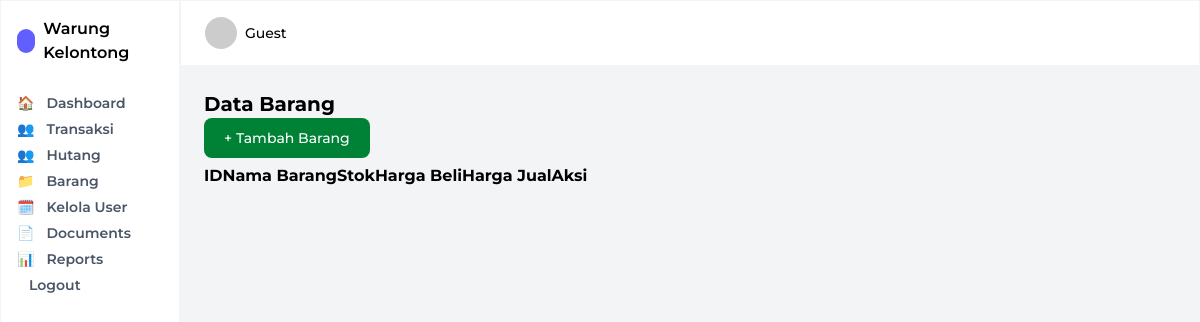
/Views/barang.php (signed in), run on an earlier commit of the app's database.
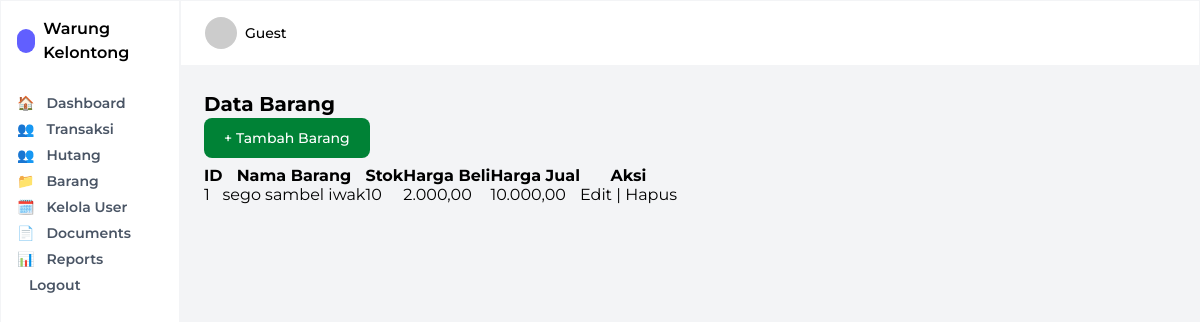
And on a later commit of the database.
### tables this page shows
CREATE TABLE `barang` (
  `id_barang` int NOT NULL,
  `nama_barang` varchar(100) NOT NULL,
  `stok` int NOT NULL,
  `harga_beli` decimal(12,2) NOT NULL,
  `harga_jual` decimal(12,2) NOT NULL
);

### Views/barang.php (the view, shortened to what this page needs)
<?php
require '../Config/koneksi.php';
$query = mysqli_query($conn, "SELECT * FROM barang ORDER BY id_barang DESC");
include '../Layout/sidebar.php';
?>
<!DOCTYPE html>
<html>
<head>
    <script src="https://cdn.jsdelivr.net/npm/@tailwindcss/browser@4"></script>
</head>
<body class="bg-gray-100 h-screen flex">
    <div class="flex flex-col flex-1">
        <?php include '../Layout/header.php' ?>
        <main class="p-6 flex-1">
            <h1 class="font-bold text-xl">Data Barang</h1>
            <button href="tambahBarang.php" type="button" class="focus:outline-none text-white bg-green-700 hover:bg-green-800 focus:ring-4 focus:ring-green-300 font-medium rounded-lg text-sm px-5 py-2.5 me-2 mb-2 dark:bg-green-600 dark:hover:bg-green-700">
                <a href="tambahBarang.php">+ Tambah Barang</a></button>
            <table class="border-collapse table-auto">
                <tr>
                    <th>ID</th>
                    <th>Nama Barang</th>
                    <th>Stok</th>
                    <th>Harga Beli</th>
                    <th>Harga Jual</th>
                    <th>Aksi</th>
                </tr>
                <?php while ($row = mysqli_fetch_assoc($query)) : ?>
                    <tr>
                        <td><?= $row['id_barang'] ?></td>
                        <td><?= htmlspecialchars($row['nama_barang']) ?></td>
                        <td><?= $row['stok'] ?></td>
                        <td><?= number_format($row['harga_beli'], 2, ',', '.') ?></td>
                        <td><?= number_format($row['harga_jual'], 2, ',', '.') ?></td>
                        <td>
                            <a href="editBarang.php?id=<?= $row['id_barang'] ?>">Edit</a> |
                            <a href="hapusBarang.php?id=<?= $row['id_barang'] ?>" onclick="return confirm('Yakin ingin menghapus?')">Hapus</a>
                        </td>
                    </tr>
                <?php endwhile; ?>
            </table>
        </main>
    </div>
</body>
</html>

### Layout/sidebar.php
<div class="border border-r border-gray-100 flex h-full w-45 ">
    <aside class="w-45 bg-white  p-4 flex flex-col justify-between">
      <div>
        <div class="mb-7 flex items-center space-x-2">
          <div class="w-6 h-6 bg-indigo-500 rounded-full"></div>
          <span class="font-semibold">
            Warung Kelontong
          </span>
        </div>
        <nav class="space-y-1.5 text-sm font-semibold">
          <a href="../Views/dashboard.php" class="flex items-center space-x-3 text-gray-600 hover:text-indigo-600">
            <span>🏠</span><span>Dashboard</span>
          </a>
          <a href="../Views/transaksi.php" class="flex items-center space-x-3 text-gray-600 hover:text-indigo-600">
            <span>👥</span><span>Transaksi</span>
          </a>
          <a href="../Views/hutang.php" class="flex items-center space-x-3 text-gray-600 hover:text-indigo-600">
            <span>👥</span><span>Hutang</span>
          </a>
          <a href="../Views/barang.php" class="flex items-center space-x-3 text-gray-600 hover:text-indigo-600">
            <span>📁</span><span>Barang</span>
          </a>
          <a href="../Views/kelola_user.php" class="flex items-center space-x-3 text-gray-600 hover:text-indigo-600">
            <span>🗓️</span><span>Kelola User</span>
          </a>
          <a href="#" class="flex items-center space-x-3 text-gray-600 hover:text-indigo-600">
            <span>📄</span><span>Documents</span>
          </a>
          <a href="#" class="flex items-center space-x-3 text-gray-600 hover:text-indigo-600">
            <span>📊</span><span>Reports</span>
          </a>
          <a href="logout.php" class="flex items-center space-x-3 text-gray-600 hover:text-indigo-600">
            <span></span><span>Logout</span>
          </a>
        </nav>
      </div>
    </aside>
  </div>

### Layout/header.php
<header class="border border-b border-gray-100 bg-white px-6 py-4 flex justify-between items-center">
    <div class="flex items-center space-x-4">
        <div class="flex items-center space-x-2">
            <img src="https://i.pravatar.cc/40" alt="profile" class="w-8 h-8 rounded-full">
            <span class="text-sm font-medium">
                <?php echo htmlspecialchars($_SESSION['username'] ?? 'Guest'); ?>
            </span>
        </div>
    </div>
</header>

### Views/barang.php (style rules this page uses)
body { font-family: 'Montserrat', sans-serif; }

What changed in the data, as far as the page shows it:
added barang: id_barang "1", nama_barang "sego sambel iwak", stok "10", harga_beli "2.000,00", harga_jual "10.000,00"
